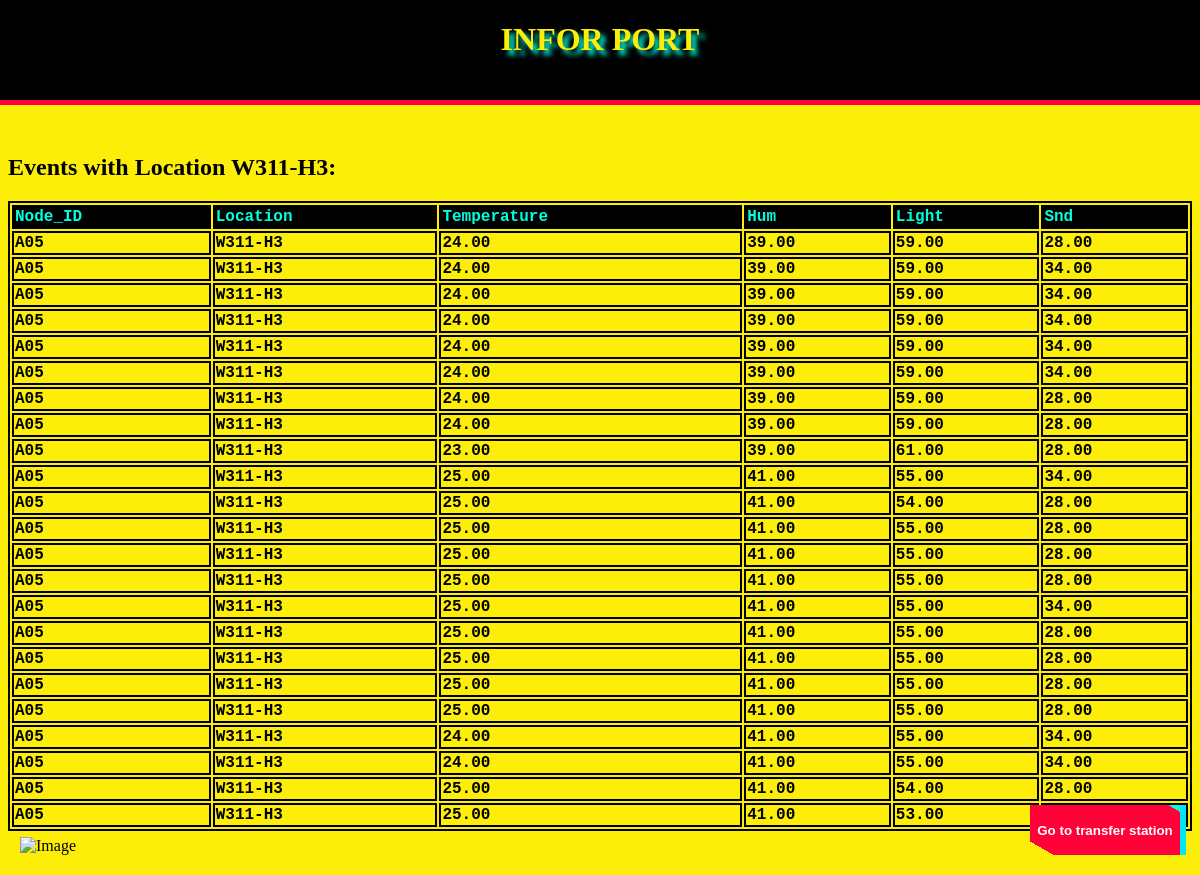
The app's page /iot/W311-H3/ with its own data.
### iot/models.py (models this page shows, shortened)
class Event(models.Model):
    node_id = models.CharField(max_length=100)
    loc = models.CharField(max_length=100)
    temp = models.DecimalField(max_digits=5, decimal_places=2)
    hum = models.DecimalField(max_digits=5, decimal_places=2)
    light = models.DecimalField(max_digits=5, decimal_places=2)
    snd = models.DecimalField(max_digits=5, decimal_places=2)

### iot/views.py (the view)
# urls.py: path('W311-H3/', views.W311_H3),
def W311_H3(request):
    W311_H3 = Event.objects.filter(loc = 'W311-H3')
    context = {'W311_H3':W311_H3}
    return render(request, 'iot/sensor/W311-H3.html', context)

### iot/templates/iot/sensor/W311-H3.html (shortened to what this page needs)
<!doctype html>
<HTML>
    <head>
    </head>
    <body style="background-color: #fcee09;">
        <div id="header" style="background-color:black; position: fixed; top: 0;left: 0;height:100px; width: 100%; border-bottom: 5px solid #ff0141;">
        <h1 class="display-3 p-4 mb-2 bg-danger text-white" style="font-family: 'MV Boli', Times, serif;
         color: #fcee09; text-shadow: 5px 5px 5px #00ffdd;text-align: center;display: flex; align-items: center;
         justify-content: center;">INFOR PORT</h1></div>
        <br>
        <br>
        <br>
        <br>
        <br>
        <br>
        <br>
        <h2>Events with Location W311-H3:</h2>
        <table style="width: 100%;">
            <thead>
                <tr>
                    <th>Node_ID</th>
                    <th>Location</th>
                    <th>Temperature</th>
                    <th>Hum</th>
                    <th>Light</th>
                    <th>Snd</th>
                </tr>
            </thead>
            <tbody>
                {% for event in W311_H3 %}
                <tr>
                    <td><strong>{{ event.node_id }}</strong></td>
                    <td>{{ event.loc }}</td>
                    <td>{{ event.temp }}</td>
                    <td>{{ event.hum }}</td>
                    <td>{{ event.light }}</td>
                    <td>{{ event.snd }}</td>
                </tr>
                {% endfor %}
            </tbody>
        </table>
        <br>
        <br>
        <a href="https://www.bilibili.com/video/BV1uT4y1P7CX/?spm_id_from=333.337.search-card.all.click">
            <button>Go to transfer station</button>
        </a>
        <div style="position: fixed; bottom: 0; left: 0; margin: 20px;">
            <img src="https://img2.imgtp.com/2024/02/09/yW45Eljy.png" alt="Image"
            style="width: 400px; height: 200px;">
        </div>
</HTML>

### iot/templates/iot/sensor/W311-H3.html (style rules this page uses)
table, td, th { border:2px solid black; }
th { background-color: black; text-align: left; font-weight: bold; font-family: 'Courier New', Courier, monospace; color:#00ffdd; }
tbody { text-align: left; font-family: 'Courier New', Courier, monospace; font-weight: bold; color:black; }
button, button::after { width: 150px; height: 50px; background: linear-gradient(30deg,transparent 10%,#ff0037 10% 95%, #00ffdd 95%); border: 0; font-weight: bold; color: #fff; box-shadow: 6px 0px 0px #00E6F6; outline: transparent; position: fixed; bottom: 20px; right:20px; cursor: pointer; }
button::after { --slice-0: inset(50% 50% 50% 50%); --slice-1: inset(80% -6px 0 0); --slice-2: inset(50% -6px 30% 0); --slice-3: inset(10% -6px 85% 0); --slice-4: inset(40% -6px 43% 0); --slice-5: inset(80% -6px 5% 0); content: 'Go to transfer '; display: block; position: absolute; top: 0; left: 0; right: 0; bottom: 0; background: linear-gradient(45deg, transparent 3%, #00E6F6 3%, #00E6F6 5%, #FF013C 5%); text-shadow: -3px -3px 0px #F8F005, 3px 3px 0px #00E6F6; clip-path: var(--slice-0); }

### records on screen
Event: node_id "A05", loc "W311-H3", temp "24.00", hum "39.00", light "59.00", snd "28.00"
Event: node_id "A05", loc "W311-H3", temp "24.00", hum "39.00", light "59.00", snd "34.00"
Event: node_id "A05", loc "W311-H3", temp "24.00", hum "39.00", light "59.00", snd "34.00"
Event: node_id "A05", loc "W311-H3", temp "24.00", hum "39.00", light "59.00", snd "34.00"
Event: node_id "A05", loc "W311-H3", temp "24.00", hum "39.00", light "59.00", snd "34.00"
Event: node_id "A05", loc "W311-H3", temp "24.00", hum "39.00", light "59.00", snd "34.00"
Event: node_id "A05", loc "W311-H3", temp "24.00", hum "39.00", light "59.00", snd "28.00"
Event: node_id "A05", loc "W311-H3", temp "24.00", hum "39.00", light "59.00", snd "28.00"
Event: node_id "A05", loc "W311-H3", temp "23.00", hum "39.00", light "61.00", snd "28.00"
Event: node_id "A05", loc "W311-H3", temp "25.00", hum "41.00", light "55.00", snd "34.00"
Event: node_id "A05", loc "W311-H3", temp "25.00", hum "41.00", light "54.00", snd "28.00"
Event: node_id "A05", loc "W311-H3", temp "25.00", hum "41.00", light "55.00", snd "28.00"
Event: node_id "A05", loc "W311-H3", temp "25.00", hum "41.00", light "55.00", snd "28.00"
Event: node_id "A05", loc "W311-H3", temp "25.00", hum "41.00", light "55.00", snd "28.00"
Event: node_id "A05", loc "W311-H3", temp "25.00", hum "41.00", light "55.00", snd "34.00"
Event: node_id "A05", loc "W311-H3", temp "25.00", hum "41.00", light "55.00", snd "28.00"
Event: node_id "A05", loc "W311-H3", temp "25.00", hum "41.00", light "55.00", snd "28.00"
Event: node_id "A05", loc "W311-H3", temp "25.00", hum "41.00", light "55.00", snd "28.00"
Event: node_id "A05", loc "W311-H3", temp "25.00", hum "41.00", light "55.00", snd "28.00"
Event: node_id "A05", loc "W311-H3", temp "24.00", hum "41.00", light "55.00", snd "34.00"
Event: node_id "A05", loc "W311-H3", temp "24.00", hum "41.00", light "55.00", snd "34.00"
Event: node_id "A05", loc "W311-H3", temp "25.00", hum "41.00", light "54.00", snd "28.00"
Event: node_id "A05", loc "W311-H3", temp "25.00", hum "41.00", light "53.00"
